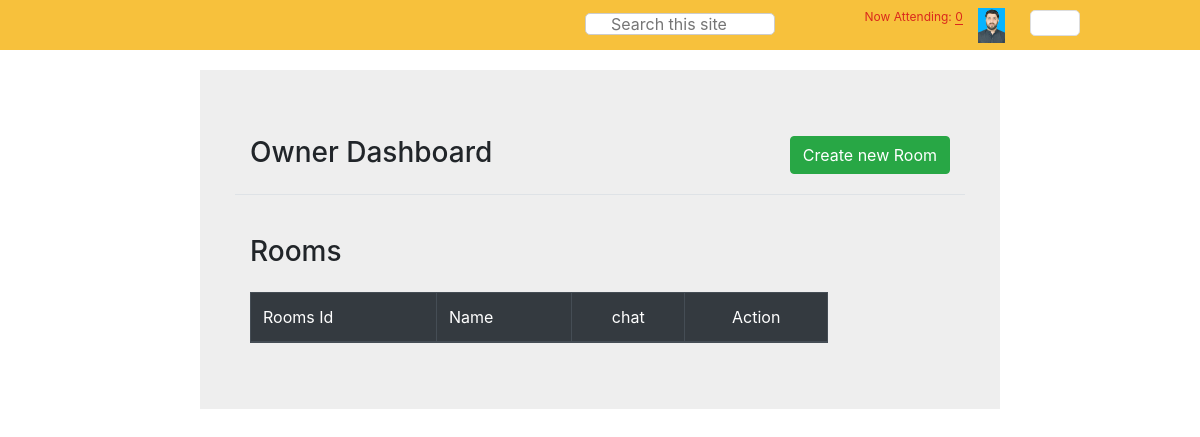
/chat/owner/dashboard/ (signed in), run on an earlier commit of the app's database.
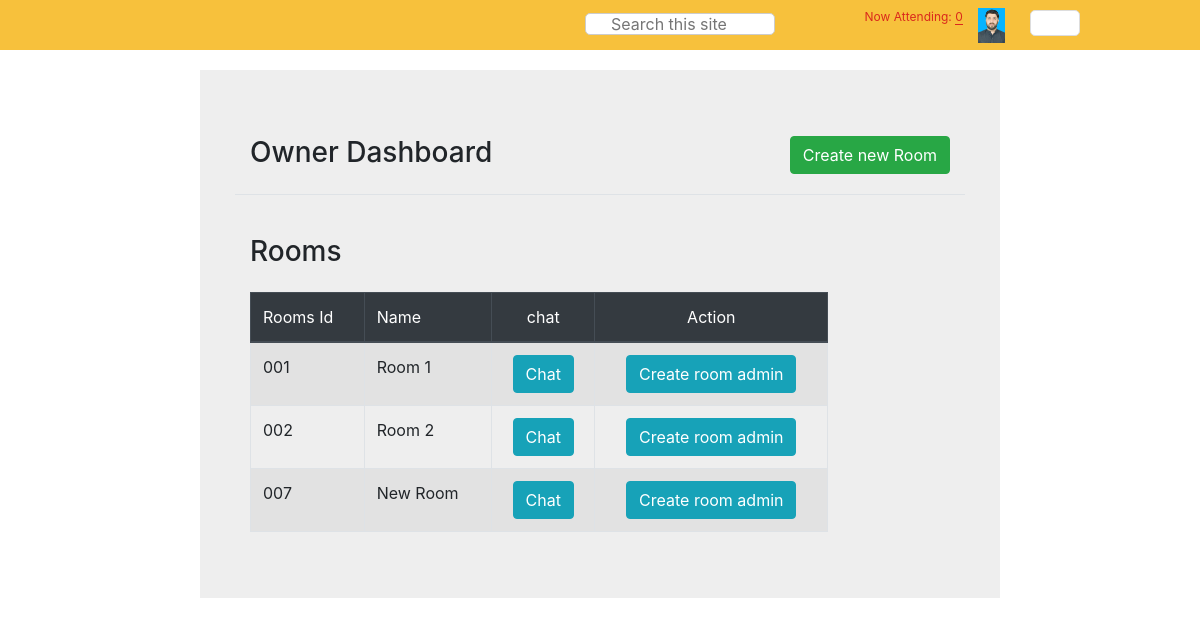
And on a later commit of the database.
### common/models.py (models this page shows, shortened)
class UserProfile(models.Model):
    USER_TYPE_USER = 'user'
    USER_TYPE_PAGE_ADMIN = 'page_admin'
    USER_TYPE_OWNER = 'owner'
    USER_TYPE_MEMBER = 'member'
    USER_TYPES = (
        (USER_TYPE_USER, 'user'),
        (USER_TYPE_PAGE_ADMIN, 'page_admin'),
        (USER_TYPE_OWNER, 'owner'),
        (USER_TYPE_MEMBER, 'member'),
    )
    STATUS_ONLINE = 'Online'
    STATUS_OFFLINE = 'Offline'
    STATUS_AWAY = 'Away'
    STATUS_DONT_DISTURB = 'Do not Disturb'
    STATUSES = (
        (STATUS_ONLINE, 'Online'),
        (STATUS_OFFLINE, 'Offline'),
        (STATUS_AWAY, 'Away'),
        (STATUS_DONT_DISTURB, 'Do not Disturb')
    )
    user = models.OneToOneField(User, on_delete=models.CASCADE,
                                related_name='user_profile')
    company_name = models.CharField(max_length=200, null=True, blank=True)
    email = models.CharField(max_length=100, null=True, blank=True)
    date_of_birth = models.DateField(blank=True, null=True)
    profile_name = models.CharField(max_length=256, blank=True, null=True)
    profile_image = models.ImageField(upload_to="customer/profile/", null=True, blank=True)
    is_custom_profile_image = models.BooleanField(default=False)
    phone = models.CharField(max_length=256, blank=True, null=True)
    alternate_phone = models.CharField(max_length=256, blank=True, null=True)
    gender = models.CharField(
        max_length=1, choices=(('m', _('Male')), ('f', _('Female'))),
        blank=True, null=True)
    type = models.CharField(
        max_length=200, choices=USER_TYPES, default=USER_TYPE_USER,
        blank=True, null=True)
    hometown = models.CharField(max_length=256, blank=True, null=True)
    company_name = models.CharField(max_length=256, blank=True, null=True)
    location = models.CharField(max_length=256, blank=True, null=True)
    address = models.CharField(max_length=256, blank=True, null=True)
    status = models.CharField(max_length=100, choices=STATUSES,
                             default=STATUS_ONLINE, blank=True, null=True)

### chat/models.py (models this page shows, shortened)
class RoomAdmin(models.Model):
    room = models.ForeignKey(Room, on_delete=models.CASCADE,
     related_name='admin_room', blank=True, null=True
    )
    user = models.ForeignKey(User, on_delete=models.CASCADE,
     related_name='user_room_admin', blank=True, null=True
    )
    status=models.BooleanField(default=True)

class Room(models.Model):
    title = models.CharField(max_length=255)
    staff_only = models.BooleanField(default=False)

### chat/views.py (the view)
# urls.py: path('owner/dashboard/', views.OwnerDashboard.as_view(), name='owner_dashboard'),
class OwnerDashboard(TemplateView):
    template_name = 'rooms/owner_dashboard.html'
    def get_context_data(self, **kwargs):
        context = super(
            OwnerDashboard, self).get_context_data(**kwargs)
        rooms = Room.objects.all()
        members = User.objects.all()
        roomadmins = RoomAdmin.objects.filter(
            user__id=self.request.user.id)
        context.update({
            'rooms': rooms,
            'roomadmins': roomadmins,
            'members': members
        })
        return context

### templates/rooms/owner_dashboard.html (shortened to what this page needs)
{% extends "base.html" %}
{% block content %}
<div style="background-color: #eeeeee; padding: 50px; margin-top: 20px">
<div class="row border-bottom py-3">
    <div class="col-md-6">
        <h3>Owner Dashboard</h3>
    </div>
    <div class="col-md-6">
        <a class="btn btn-success float-right text-white" data-toggle="modal" data-target="#createRoomModal">Create new Room</a>
    </div>
</div>
<div class="row">
    <div class="col-md-10">
        <div class="pt-4">
            <table class="table align-items-center table-striped table-bordered table-hover">
                <h3 class="py-3">Rooms</h3>
                <thead class="thead-dark">
                <tr>
                    <th>Rooms Id</th>
                    <th>Name</th>
                    <th class="text-center">chat</th>
                    <th class="text-center">Action</th>
                </tr>
                </thead>
                <tbody>
                {% for roomadmin in roomadmins %}
                    <tr>
                        <td>{{roomadmin.room.id|stringformat:"03d"}}</td>
                        <td>{{roomadmin.room.title|title}}</td>
                        <td class="text-center">
                            <a class="btn btn-info" href="{% url 'chat:room_detail' pk=roomadmin.room.id %}">Chat</a>
                        </td>
                        <td class="text-center">
                            <a class="btn btn-info" href="{% url 'chat:create_room_admin' pk=roomadmin.room.id %}">Create room admin</a>
                        </td>
                    </tr>
                {% endfor %}
                </tbody>
            </table>
        </div>
    </div>
</div>
</div>
{% endblock %}

### templates/base.html (shortened to what this page needs)
<!DOCTYPE html>
{% load staticfiles %}
<html>
<head>
	<link rel="stylesheet" href="{% static "css/style.css" %}" type="text/css" media="screen" />
	<link rel="stylesheet" href="{% static "css/ui-redesign.css" %}" type="text/css" />
    <link rel="stylesheet" href="{% static "css/bootstrap.min.css" %}" type="text/css" media="screen" />
    <link href="//netdna.bootstrapcdn.com/bootstrap/3.0.0/css/bootstrap-glyphicons.css" rel="stylesheet">
	<link rel="stylesheet" href="https://stackpath.bootstrapcdn.com/font-awesome/4.7.0/css/font-awesome.min.css" type="text/css" media="screen" />
</head>
<body>
    <div id="header-bar"><div>
    <div id="header" style="background: #f7c13c;">
        <div id="header-container">
        {% if request.user.is_authenticated %}
            <div id="header-controls" style="color:#666">
                <ul>
                    <li class="search-box">
                        <input id="search-keyword" class="round" placeholder="Search this site">
                        <a href="javascript:;" class="main-icon search" id="search-btn" tooltip="Click to Search"></a>
                    </li>
                    <li id="user-info">
    <div class="header-user">
        <div class="left onlineUser-num display-inline-table hide" id="online-counter" style="display: block;">
            <div class="display-table-row"><div class="online-user-type display-table-cell">Now Attending</div><div class="display-table-cell">:&nbsp;</div><div class="display-table-cell"><a class="total-onlineUser num-tip" href="javascript:;">{{ total_logged_in_users|default:0 }}</a></div></div>
        </div>
        <div id="user-info-avatar" class="user-info-avatar right">
            <img src="{% if request.user.user_profile.profile_image %}{{ request.user.user_profile.profile_image.url }}{% else %}https://cdn-akamai.6connex.com//user/2020/2/26/1585243263157_Andre.jpg{% endif %}">
        </div>
    </div>
</li>
                    <li id="settings">
                        <div class="set-btn btn relative">
                            <div class="gear-icon"></div>
                        </div>
                    </li>
                </ul>
            </div>
        {% endif %}
        </div>
    </div>
</div></div>
	<section>
		{% block content %}
		{% endblock %}
	</section>
</body>
</html>

### app_static/css/style.css (style rules this page uses)
html, body, div, span, applet, object, iframe, h1, h2, h3, h4, h5, h6, p, blockquote, pre, a, abbr, acronym, address, big, cite, code, del, dfn, em, img, ins, kbd, q, s, samp, small, strike, strong, sub, sup, tt, var, b, u, i, center, dl, dt, dd, ol, ul, li, fieldset, form, label, legend, table, caption, tbody, tfoot, thead, tr, th, td, article, aside, canvas, details, embed, figure, figcaption, footer, header, hgroup, menu, nav, output, ruby, section, summary, time, mark, audio, video { margin: 0; padding: 0; border: 0; font-size: 100%; font: inherit; vertical-align: baseline; }
article, aside, details, figcaption, figure, footer, header, hgroup, menu, nav, section { display: block; }
body { line-height: 1; font-family: sans-serif; }
ol, ul { list-style: none; }
table { border-collapse: collapse; border-spacing: 0; }
section { width: 800px; margin: 0 auto; }

What changed in the data, as far as the page shows it:
now on this page (row edited): RoomAdmin: room.id "001", room "Room 1"
added RoomAdmin: room.id "002", room "Room 2"
added RoomAdmin: room.id "007", room "New Room"
